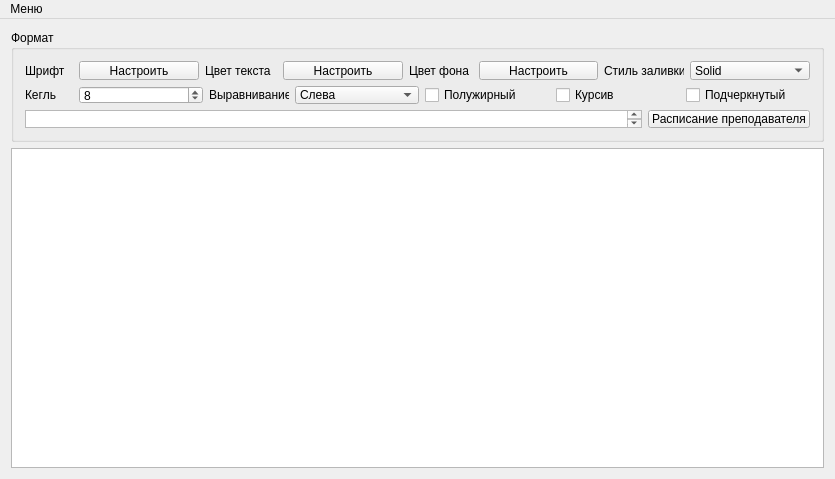
<?xml version="1.0" encoding="UTF-8"?>
<ui version="4.0">
 <class>MainWindow</class>
 <widget class="QMainWindow" name="MainWindow">
  <property name="geometry">
   <rect>
    <x>0</x>
    <y>0</y>
    <width>835</width>
    <height>479</height>
   </rect>
  </property>
  <property name="windowTitle">
   <string>MainWindow</string>
  </property>
  <widget class="QWidget" name="centralWidget">
   <layout class="QVBoxLayout" name="verticalLayout">
    <item>
     <widget class="QGroupBox" name="groupBox">
      <property name="minimumSize">
       <size>
        <width>0</width>
        <height>112</height>
       </size>
      </property>
      <property name="maximumSize">
       <size>
        <width>16777215</width>
        <height>112</height>
       </size>
      </property>
      <property name="title">
       <string>Формат</string>
      </property>
      <layout class="QVBoxLayout" name="verticalLayout_2">
       <item>
        <layout class="QHBoxLayout" name="horizontalLayout">
         <item>
          <widget class="QLabel" name="label">
           <property name="maximumSize">
            <size>
             <width>48</width>
             <height>16777215</height>
            </size>
           </property>
           <property name="sizeIncrement">
            <size>
             <width>0</width>
             <height>0</height>
            </size>
           </property>
           <property name="text">
            <string>Шрифт</string>
           </property>
          </widget>
         </item>
         <item>
          <widget class="QPushButton" name="Button_Font">
           <property name="text">
            <string>Настроить</string>
           </property>
          </widget>
         </item>
         <item>
          <widget class="QLabel" name="label_4">
           <property name="maximumSize">
            <size>
             <width>72</width>
             <height>16777215</height>
            </size>
           </property>
           <property name="text">
            <string>Цвет текста</string>
           </property>
          </widget>
         </item>
         <item>
          <widget class="QPushButton" name="Button_TextColor">
           <property name="text">
            <string>Настроить</string>
           </property>
          </widget>
         </item>
         <item>
          <widget class="QLabel" name="label_5">
           <property name="maximumSize">
            <size>
             <width>64</width>
             <height>16777215</height>
            </size>
           </property>
           <property name="text">
            <string>Цвет фона</string>
           </property>
          </widget>
         </item>
         <item>
          <widget class="QPushButton" name="Button_BackColor">
           <property name="text">
            <string>Настроить</string>
           </property>
          </widget>
         </item>
         <item>
          <widget class="QLabel" name="label_6">
           <property name="maximumSize">
            <size>
             <width>80</width>
             <height>16777215</height>
            </size>
           </property>
           <property name="text">
            <string>Стиль заливки</string>
           </property>
          </widget>
         </item>
         <item>
          <widget class="QComboBox" name="combo_BackStyle">
           <item>
            <property name="text">
             <string>Solid</string>
            </property>
           </item>
           <item>
            <property name="text">
             <string>Dense1</string>
            </property>
           </item>
           <item>
            <property name="text">
             <string>Dense2</string>
            </property>
           </item>
           <item>
            <property name="text">
             <string>Dense3</string>
            </property>
           </item>
           <item>
            <property name="text">
             <string>Dense4</string>
            </property>
           </item>
           <item>
            <property name="text">
             <string>Dense5</string>
            </property>
           </item>
           <item>
            <property name="text">
             <string>Dense6</string>
            </property>
           </item>
           <item>
            <property name="text">
             <string>Dense7</string>
            </property>
           </item>
           <item>
            <property name="text">
             <string>No Brush</string>
            </property>
           </item>
          </widget>
         </item>
        </layout>
       </item>
       <item>
        <layout class="QHBoxLayout" name="horizontalLayout_2">
         <item>
          <widget class="QLabel" name="label_2">
           <property name="maximumSize">
            <size>
             <width>48</width>
             <height>16777215</height>
            </size>
           </property>
           <property name="text">
            <string>Кегль</string>
           </property>
          </widget>
         </item>
         <item>
          <widget class="QSpinBox" name="spinBox_Size">
           <property name="minimum">
            <number>1</number>
           </property>
           <property name="maximum">
            <number>72</number>
           </property>
           <property name="value">
            <number>8</number>
           </property>
          </widget>
         </item>
         <item>
          <widget class="QLabel" name="label_3">
           <property name="maximumSize">
            <size>
             <width>80</width>
             <height>16777215</height>
            </size>
           </property>
           <property name="layoutDirection">
            <enum>Qt::LeftToRight</enum>
           </property>
           <property name="text">
            <string>Выравнивание</string>
           </property>
           <property name="alignment">
            <set>Qt::AlignLeading|Qt::AlignLeft|Qt::AlignVCenter</set>
           </property>
          </widget>
         </item>
         <item>
          <widget class="QComboBox" name="combo_Align">
           <property name="layoutDirection">
            <enum>Qt::LeftToRight</enum>
           </property>
           <item>
            <property name="text">
             <string>Слева</string>
            </property>
           </item>
           <item>
            <property name="text">
             <string>По центру</string>
            </property>
           </item>
           <item>
            <property name="text">
             <string>Справа</string>
            </property>
           </item>
          </widget>
         </item>
         <item>
          <widget class="QCheckBox" name="checkBox_Bold">
           <property name="text">
            <string>Полужирный</string>
           </property>
          </widget>
         </item>
         <item>
          <widget class="QCheckBox" name="checkBox_Italic">
           <property name="text">
            <string>Курсив</string>
           </property>
          </widget>
         </item>
         <item>
          <widget class="QCheckBox" name="checkBox_Underline">
           <property name="text">
            <string>Подчеркнутый</string>
           </property>
          </widget>
         </item>
        </layout>
       </item>
       <item>
        <layout class="QHBoxLayout" name="horizontalLayout_3">
         <item>
          <widget class="QTextEdit" name="textEdit">
           <property name="html">
            <string>&lt;!DOCTYPE HTML PUBLIC &quot;-//W3C//DTD HTML 4.0//EN&quot; &quot;http://www.w3.org/TR/REC-html40/strict.dtd&quot;&gt;
&lt;html&gt;&lt;head&gt;&lt;meta name=&quot;qrichtext&quot; content=&quot;1&quot; /&gt;&lt;style type=&quot;text/css&quot;&gt;
p, li { white-space: pre-wrap; }
&lt;/style&gt;&lt;/head&gt;&lt;body style=&quot; font-family:'MS Shell Dlg 2'; font-size:8.25pt; font-weight:400; font-style:normal;&quot;&gt;
&lt;p style=&quot;-qt-paragraph-type:empty; margin-top:0px; margin-bottom:0px; margin-left:0px; margin-right:0px; -qt-block-indent:0; text-indent:0px;&quot;&gt;&lt;br /&gt;&lt;/p&gt;&lt;/body&gt;&lt;/html&gt;</string>
           </property>
          </widget>
         </item>
         <item>
          <widget class="QPushButton" name="pushButton_Table">
           <property name="minimumSize">
            <size>
             <width>128</width>
             <height>0</height>
            </size>
           </property>
           <property name="text">
            <string>Расписание преподавателя</string>
           </property>
          </widget>
         </item>
        </layout>
       </item>
      </layout>
     </widget>
    </item>
    <item>
     <widget class="QTableView" name="tableView">
      <property name="minimumSize">
       <size>
        <width>0</width>
        <height>128</height>
       </size>
      </property>
     </widget>
    </item>
   </layout>
  </widget>
  <widget class="QMenuBar" name="menuBar">
   <property name="geometry">
    <rect>
     <x>0</x>
     <y>0</y>
     <width>835</width>
     <height>21</height>
    </rect>
   </property>
   <widget class="QMenu" name="menu">
    <property name="title">
     <string>Меню</string>
    </property>
    <addaction name="action_open"/>
    <addaction name="action_save"/>
    <addaction name="separator"/>
    <addaction name="action_packet"/>
    <addaction name="action_prepod"/>
    <addaction name="separator"/>
    <addaction name="action_help"/>
    <addaction name="action_exit"/>
   </widget>
   <addaction name="menu"/>
  </widget>
  <action name="action_packet">
   <property name="text">
    <string>Пакетная обработка</string>
   </property>
  </action>
  <action name="action_help">
   <property name="text">
    <string>Помощь</string>
   </property>
  </action>
  <action name="action_exit">
   <property name="text">
    <string>Выход</string>
   </property>
  </action>
  <action name="action_open">
   <property name="text">
    <string>Открыть</string>
   </property>
  </action>
  <action name="action_save">
   <property name="text">
    <string>Сохранить</string>
   </property>
  </action>
  <action name="action_prepod">
   <property name="text">
    <string>Инфо о преподавателях</string>
   </property>
  </action>
  <action name="action_table">
   <property name="text">
    <string>Расписание преподавателя</string>
   </property>
  </action>
 </widget>
 <layoutdefault spacing="6" margin="11"/>
 <resources/>
 <connections/>
</ui>
